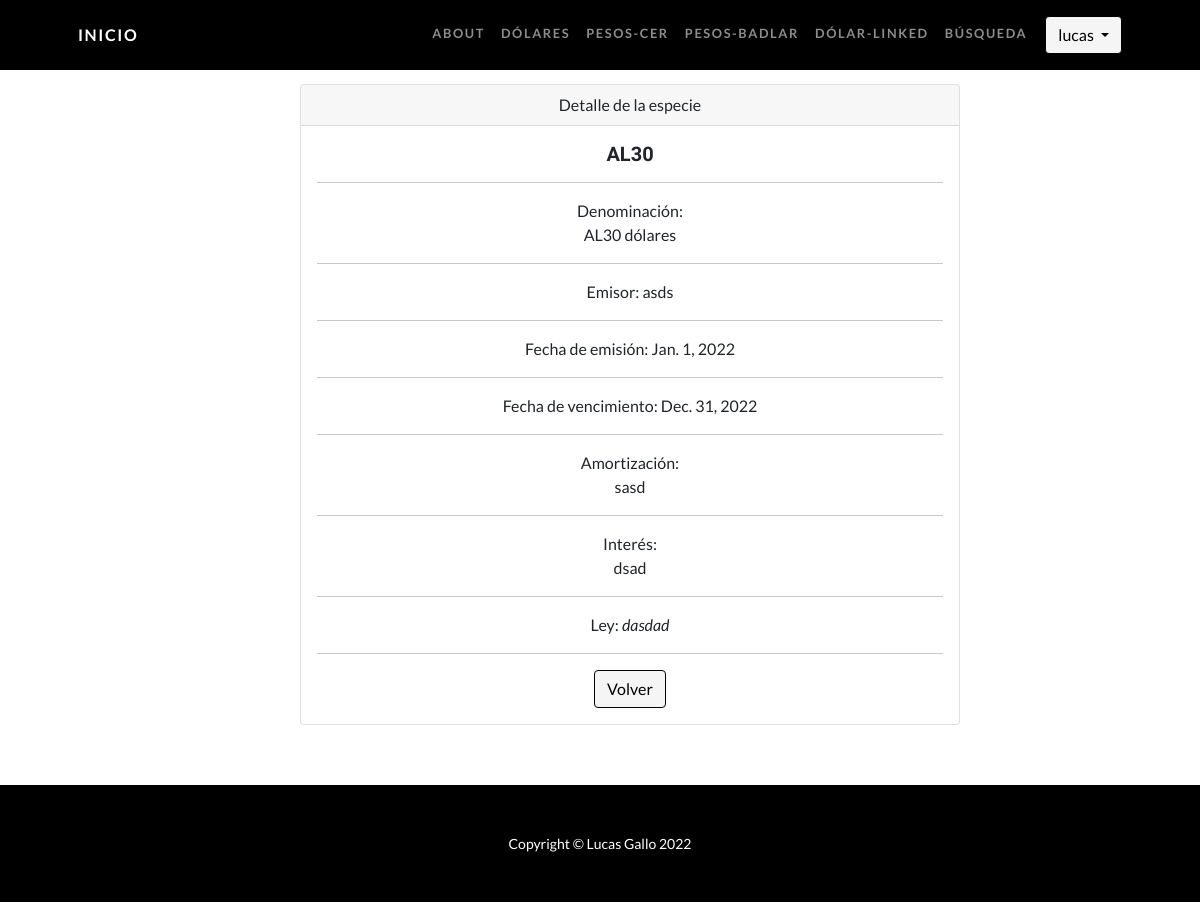
Screenshot of /AppBonos/detalle_dolar/8 (signed in) with the database file from the repository.
### AppBonos/models.py (models this page shows, shortened)
class Dolar(models.Model):
    codigo = models.CharField(max_length=30)
    denominacion = models.CharField(max_length=100)
    emisor = models.CharField(max_length=30)
    fecha_emision = models.DateField(null=True)
    fecha_vencimiento = models.DateField(null=True)
    amortizacion = models.CharField(max_length=500)
    interes = models.CharField(max_length=500)
    ley = models.CharField(max_length=30)

### AppBonos/views.py (the view)
# urls.py: path("detalle_dolar/<pk>", DolarDetail.as_view(), name="DolarDetail"),
class DolarDetail(LoginRequiredMixin, DetailView):
    model = Dolar
    template_name = "AppBonos/dolar_detalle.html"

### AppBonos/templates/AppBonos/dolar_detalle.html
{% extends "AppBonos/padre.html" %}
{% load static %}
{% block contenidoQueCambia %}
<div class="container" style="margin:7% 0 5% 5%; padding: 0 20% 0 20%;">
    <div class="card text-center">
        <div class="card-header">
         Detalle de la especie
        </div>
        <div class="card-body">
          <h5 class="card-title">{{dolar.codigo}}</h5><hr>
          <p class="card-text">Denominación: <br>{{dolar.denominacion}}</p><hr>
          <p class="card-text">Emisor: {{dolar.emisor}}</p><hr>
          <p class="card-text">Fecha de emisión: {{dolar.fecha_emision}}</p><hr>
          <p class="card-text">Fecha de vencimiento: {{dolar.fecha_vencimiento}}</p><hr>
          <p class="card-text">Amortización:<br>{{dolar.amortizacion}}</p><hr>
          <p class="card-text">Interés:<br>{{dolar.interes}}</i></p><hr>
          <p class="card-text">Ley: <i> {{dolar.ley}}</i></p><hr>
          <a href="{% url 'dolares' %}" class="btn btn-primary">Volver</a>
        </div>
    </div>
</div>
{% endblock %}

### AppBonos/templates/AppBonos/padre.html (shortened to what this page needs)
<!DOCTYPE html>
<html lang="en">
<head>
    {% load static %}
    <link href="{% static 'AppBonos/css/styles.css' %}" rel="stylesheet" />
</head>
<body id="page-top">
    <nav class="navbar navbar-expand-lg navbar-dark navbar-custom fixed-top">
        <div class="container px-5">
            <a class="navbar-brand" href="{% url 'inicio' %}">Inicio</a>
            <div class="collapse navbar-collapse" id="navbarResponsive">
                <ul class="navbar-nav ms-auto">
                    {% if user.is_authenticated %}
                    <li class="nav-item"><a class="nav-link" href="{% url 'about' %}">About</a></li>
                    <li class="nav-item"><a class="nav-link" href="{% url 'dolares' %}">Dólares</a></li>
                    <li class="nav-item"><a class="nav-link" href="">Pesos-CER</a></li>
                    <li class="nav-item"><a class="nav-link" href="">Pesos-BADLAR</a></li>
                    <li class="nav-item"><a class="nav-link" href="">Dólar-Linked</a></li>
                    <li class="nav-item"><a class="nav-link" href="{% url 'busqueda' %}">Búsqueda</a></li>
                    <li class="nav-item"><a><img class="rounded-circle" src='{{ user.avatar.imagen.url }}'
                                style="max-width: 2em; margin-right: 10px;"></img></a></li>
                    <li class="nav-item">
                        <div class="dropdown">
                            <button class="btn btn-primary dropdown-toggle" type="button"
                                data-toggle="dropdown">{{user.username}}
                                </button>
                        </div>
                    </li>
                    {% else %}
                    <li class="nav-item"><a class="nav-link" href="{% url 'registro' %}">Sign Up</a></li>
                    <li class="nav-item"><a class="nav-link" href="{% url 'login' %}">│&nbsp&nbsp&nbsp Sign In</a></li>
                    {% endif %}
                </ul>
            </div>
        </div>
    </nav>
    {% block contenidoQueCambia %}{% endblock %}
    <footer class="py-5 bg-black">
        <div class="container px-5">
            <p class="m-0 text-center text-white small">Copyright &copy; Lucas Gallo 2022</p>
        </div>
    </footer>
</body>
</html>

### rows the page displays
Dolar: codigo "AL30", denominacion "AL30 dólares", emisor "asds", fecha_emision "Jan. 1, 2022", fecha_vencimiento "Dec. 31, 2022", amortizacion "sasd", interes "dsad", ley "dasdad"

### other values shown
{{ user.username }} "lucas"
